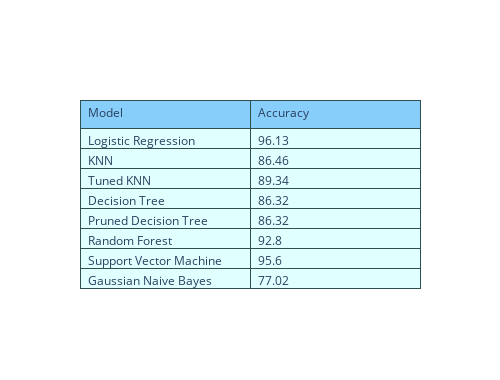

Notebook code cell kept with this figure:
### Markdown cell above
## Comparing accuracy

### Code cell
import plotly.graph_objects as go

fig = go.Figure(data=[go.Table(
    header=dict(values=['Model', 'Accuracy'],
                line_color='darkslategray',
                fill_color='lightskyblue',
                align='left'),
    cells=dict(values=[["Logistic Regression","KNN","Tuned KNN","Decision Tree","Pruned Decision Tree","Random Forest","Support Vector Machine","Gaussian Naive Bayes"], # 1st column
                       [96.13, 86.46, 89.34, 86.32, 86.32, 92.80,95.60,77.02]], # 2nd column
               line_color='darkslategray',
               fill_color='lightcyan',
               align='left'))
])

fig.update_layout(width=500, height=380)
fig.show()

### Figure 1 — Plotly figure (JSON) as saved in the notebook; plotly's stock layout.template omitted (floating-point values rounded to 4 significant figures)
{"data": [{"cells": {"align": "left", "fill": {"color": "lightcyan"}, "line": {"color": "darkslategray"}, "values": [["Logistic Regression", "KNN", "Tuned KNN", "Decision Tree", "Pruned Decision Tree", "Random Forest", "Support Vector Machine", "Gaussian Naive Bayes"], [96.13, 86.46, 89.34, 86.32, 86.32, 92.8, 95.6, 77.02]]}, "header": {"align": "left", "fill": {"color": "lightskyblue"}, "line": {"color": "darkslategray"}, "values": ["Model", "Accuracy"]}, "type": "table"}], "layout": {"height": 380, "width": 500}}
